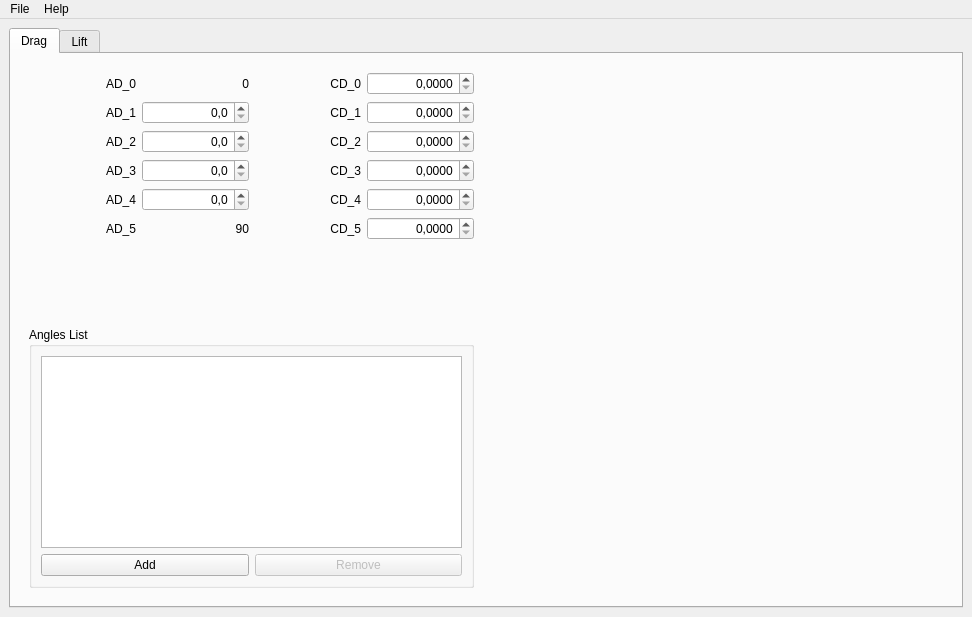
<?xml version="1.0" encoding="UTF-8"?>
<ui version="4.0">
 <class>MainWindow</class>
 <widget class="QMainWindow" name="MainWindow">
  <property name="geometry">
   <rect>
    <x>0</x>
    <y>0</y>
    <width>972</width>
    <height>617</height>
   </rect>
  </property>
  <property name="windowTitle">
   <string>MC-Aero</string>
  </property>
  <property name="windowIcon">
   <iconset resource="../mc-aero.qrc">
    <normaloff>:/gui/images/icon.svg</normaloff>:/gui/images/icon.svg</iconset>
  </property>
  <property name="locale">
   <locale language="Polish" country="Poland"/>
  </property>
  <property name="dockOptions">
   <set>QMainWindow::AllowNestedDocks|QMainWindow::AllowTabbedDocks|QMainWindow::AnimatedDocks</set>
  </property>
  <widget class="QWidget" name="centralwidget">
   <layout class="QGridLayout" name="gridLayout">
    <item row="0" column="0">
     <widget class="QTabWidget" name="tabWidget">
      <property name="currentIndex">
       <number>0</number>
      </property>
      <widget class="QWidget" name="tabDrag">
       <attribute name="title">
        <string>Drag</string>
       </attribute>
       <layout class="QGridLayout" name="gridLayout_2">
        <item row="0" column="0">
         <widget class="QWidget" name="widgetDrag" native="true">
          <layout class="QGridLayout" name="gridLayout_4">
           <item row="2" column="2">
            <widget class="QLabel" name="labelCD_1">
             <property name="text">
              <string>CD_1</string>
             </property>
             <property name="alignment">
              <set>Qt::AlignRight|Qt::AlignTrailing|Qt::AlignVCenter</set>
             </property>
             <property name="buddy">
              <cstring>spinBoxCD_1</cstring>
             </property>
            </widget>
           </item>
           <item row="6" column="3">
            <widget class="QDoubleSpinBox" name="spinBoxCD_5">
             <property name="alignment">
              <set>Qt::AlignRight|Qt::AlignTrailing|Qt::AlignVCenter</set>
             </property>
             <property name="decimals">
              <number>4</number>
             </property>
            </widget>
           </item>
           <item row="2" column="0">
            <widget class="QLabel" name="labelAD_1">
             <property name="text">
              <string>AD_1</string>
             </property>
             <property name="alignment">
              <set>Qt::AlignRight|Qt::AlignTrailing|Qt::AlignVCenter</set>
             </property>
             <property name="buddy">
              <cstring>spinBoxAD_1</cstring>
             </property>
            </widget>
           </item>
           <item row="5" column="0">
            <widget class="QLabel" name="labelAD_4">
             <property name="text">
              <string>AD_4</string>
             </property>
             <property name="alignment">
              <set>Qt::AlignRight|Qt::AlignTrailing|Qt::AlignVCenter</set>
             </property>
             <property name="buddy">
              <cstring>spinBoxAD_4</cstring>
             </property>
            </widget>
           </item>
           <item row="3" column="1">
            <widget class="QDoubleSpinBox" name="spinBoxAD_2">
             <property name="alignment">
              <set>Qt::AlignRight|Qt::AlignTrailing|Qt::AlignVCenter</set>
             </property>
             <property name="decimals">
              <number>1</number>
             </property>
             <property name="maximum">
              <double>90.000000000000000</double>
             </property>
            </widget>
           </item>
           <item row="3" column="3">
            <widget class="QDoubleSpinBox" name="spinBoxCD_2">
             <property name="alignment">
              <set>Qt::AlignRight|Qt::AlignTrailing|Qt::AlignVCenter</set>
             </property>
             <property name="decimals">
              <number>4</number>
             </property>
            </widget>
           </item>
           <item row="5" column="3">
            <widget class="QDoubleSpinBox" name="spinBoxCD_4">
             <property name="alignment">
              <set>Qt::AlignRight|Qt::AlignTrailing|Qt::AlignVCenter</set>
             </property>
             <property name="decimals">
              <number>4</number>
             </property>
            </widget>
           </item>
           <item row="5" column="1">
            <widget class="QDoubleSpinBox" name="spinBoxAD_4">
             <property name="alignment">
              <set>Qt::AlignRight|Qt::AlignTrailing|Qt::AlignVCenter</set>
             </property>
             <property name="decimals">
              <number>1</number>
             </property>
             <property name="maximum">
              <double>90.000000000000000</double>
             </property>
            </widget>
           </item>
           <item row="4" column="2">
            <widget class="QLabel" name="labelCD_3">
             <property name="text">
              <string>CD_3</string>
             </property>
             <property name="alignment">
              <set>Qt::AlignRight|Qt::AlignTrailing|Qt::AlignVCenter</set>
             </property>
             <property name="buddy">
              <cstring>spinBoxCD_3</cstring>
             </property>
            </widget>
           </item>
           <item row="4" column="0">
            <widget class="QLabel" name="labelAD_3">
             <property name="text">
              <string>AD_3</string>
             </property>
             <property name="alignment">
              <set>Qt::AlignRight|Qt::AlignTrailing|Qt::AlignVCenter</set>
             </property>
             <property name="buddy">
              <cstring>spinBoxAD_3</cstring>
             </property>
            </widget>
           </item>
           <item row="3" column="0">
            <widget class="QLabel" name="labelAD_2">
             <property name="text">
              <string>AD_2</string>
             </property>
             <property name="alignment">
              <set>Qt::AlignRight|Qt::AlignTrailing|Qt::AlignVCenter</set>
             </property>
             <property name="buddy">
              <cstring>spinBoxAD_2</cstring>
             </property>
            </widget>
           </item>
           <item row="2" column="1">
            <widget class="QDoubleSpinBox" name="spinBoxAD_1">
             <property name="alignment">
              <set>Qt::AlignRight|Qt::AlignTrailing|Qt::AlignVCenter</set>
             </property>
             <property name="decimals">
              <number>1</number>
             </property>
             <property name="maximum">
              <double>90.000000000000000</double>
             </property>
            </widget>
           </item>
           <item row="8" column="0" colspan="4">
            <widget class="QGroupBox" name="groupBoxDragAngles">
             <property name="title">
              <string>Angles List</string>
             </property>
             <layout class="QGridLayout" name="gridLayout_5">
              <item row="2" column="0" colspan="2">
               <widget class="QListWidget" name="listDragAngles"/>
              </item>
              <item row="3" column="0">
               <widget class="QPushButton" name="pushButtonDragAdd">
                <property name="text">
                 <string>Add</string>
                </property>
               </widget>
              </item>
              <item row="3" column="1">
               <widget class="QPushButton" name="pushButtonDragDel">
                <property name="enabled">
                 <bool>false</bool>
                </property>
                <property name="text">
                 <string>Remove</string>
                </property>
               </widget>
              </item>
             </layout>
            </widget>
           </item>
           <item row="5" column="2">
            <widget class="QLabel" name="labelCD_4">
             <property name="text">
              <string>CD_4</string>
             </property>
             <property name="alignment">
              <set>Qt::AlignRight|Qt::AlignTrailing|Qt::AlignVCenter</set>
             </property>
             <property name="buddy">
              <cstring>spinBoxCD_4</cstring>
             </property>
            </widget>
           </item>
           <item row="3" column="2">
            <widget class="QLabel" name="labelCD_2">
             <property name="text">
              <string>CD_2</string>
             </property>
             <property name="alignment">
              <set>Qt::AlignRight|Qt::AlignTrailing|Qt::AlignVCenter</set>
             </property>
             <property name="buddy">
              <cstring>spinBoxCD_2</cstring>
             </property>
            </widget>
           </item>
           <item row="2" column="3">
            <widget class="QDoubleSpinBox" name="spinBoxCD_1">
             <property name="alignment">
              <set>Qt::AlignRight|Qt::AlignTrailing|Qt::AlignVCenter</set>
             </property>
             <property name="decimals">
              <number>4</number>
             </property>
            </widget>
           </item>
           <item row="1" column="2">
            <widget class="QLabel" name="labelCD_0">
             <property name="text">
              <string>CD_0</string>
             </property>
             <property name="alignment">
              <set>Qt::AlignRight|Qt::AlignTrailing|Qt::AlignVCenter</set>
             </property>
             <property name="buddy">
              <cstring>spinBoxCD_0</cstring>
             </property>
            </widget>
           </item>
           <item row="4" column="1">
            <widget class="QDoubleSpinBox" name="spinBoxAD_3">
             <property name="alignment">
              <set>Qt::AlignRight|Qt::AlignTrailing|Qt::AlignVCenter</set>
             </property>
             <property name="decimals">
              <number>1</number>
             </property>
             <property name="maximum">
              <double>90.000000000000000</double>
             </property>
            </widget>
           </item>
           <item row="6" column="2">
            <widget class="QLabel" name="labelCD_5">
             <property name="text">
              <string>CD_5</string>
             </property>
             <property name="alignment">
              <set>Qt::AlignRight|Qt::AlignTrailing|Qt::AlignVCenter</set>
             </property>
             <property name="buddy">
              <cstring>spinBoxCD_5</cstring>
             </property>
            </widget>
           </item>
           <item row="4" column="3">
            <widget class="QDoubleSpinBox" name="spinBoxCD_3">
             <property name="alignment">
              <set>Qt::AlignRight|Qt::AlignTrailing|Qt::AlignVCenter</set>
             </property>
             <property name="decimals">
              <number>4</number>
             </property>
            </widget>
           </item>
           <item row="1" column="3">
            <widget class="QDoubleSpinBox" name="spinBoxCD_0">
             <property name="alignment">
              <set>Qt::AlignRight|Qt::AlignTrailing|Qt::AlignVCenter</set>
             </property>
             <property name="decimals">
              <number>4</number>
             </property>
            </widget>
           </item>
           <item row="7" column="0" colspan="4">
            <spacer name="verticalSpacer_CD">
             <property name="orientation">
              <enum>Qt::Vertical</enum>
             </property>
             <property name="sizeHint" stdset="0">
              <size>
               <width>20</width>
               <height>1</height>
              </size>
             </property>
            </spacer>
           </item>
           <item row="1" column="1">
            <widget class="QLabel" name="labelValAD_0">
             <property name="text">
              <string>0</string>
             </property>
             <property name="alignment">
              <set>Qt::AlignRight|Qt::AlignTrailing|Qt::AlignVCenter</set>
             </property>
            </widget>
           </item>
           <item row="6" column="1">
            <widget class="QLabel" name="labelValAD_5">
             <property name="text">
              <string>90</string>
             </property>
             <property name="alignment">
              <set>Qt::AlignRight|Qt::AlignTrailing|Qt::AlignVCenter</set>
             </property>
            </widget>
           </item>
           <item row="1" column="0">
            <widget class="QLabel" name="labelAD_0">
             <property name="text">
              <string>AD_0</string>
             </property>
             <property name="alignment">
              <set>Qt::AlignRight|Qt::AlignTrailing|Qt::AlignVCenter</set>
             </property>
            </widget>
           </item>
           <item row="6" column="0">
            <widget class="QLabel" name="labelAD_5">
             <property name="text">
              <string>AD_5</string>
             </property>
             <property name="alignment">
              <set>Qt::AlignRight|Qt::AlignTrailing|Qt::AlignVCenter</set>
             </property>
            </widget>
           </item>
          </layout>
         </widget>
        </item>
        <item row="0" column="1">
         <widget class="QwtPlot" name="plotDrag">
          <property name="lineWidth">
           <number>0</number>
          </property>
         </widget>
        </item>
       </layout>
      </widget>
      <widget class="QWidget" name="tabLift">
       <attribute name="title">
        <string>Lift</string>
       </attribute>
       <layout class="QGridLayout" name="gridLayout_3">
        <item row="0" column="0">
         <widget class="QWidget" name="widgetLift" native="true">
          <layout class="QGridLayout" name="gridLayout_6">
           <item row="1" column="2">
            <widget class="QLabel" name="labelCL_0">
             <property name="enabled">
              <bool>false</bool>
             </property>
             <property name="text">
              <string>CL_0</string>
             </property>
             <property name="alignment">
              <set>Qt::AlignRight|Qt::AlignTrailing|Qt::AlignVCenter</set>
             </property>
             <property name="buddy">
              <cstring>spinBoxCL_0</cstring>
             </property>
            </widget>
           </item>
           <item row="3" column="3">
            <widget class="QDoubleSpinBox" name="spinBoxCL_1">
             <property name="alignment">
              <set>Qt::AlignRight|Qt::AlignTrailing|Qt::AlignVCenter</set>
             </property>
             <property name="decimals">
              <number>3</number>
             </property>
             <property name="minimum">
              <double>-99.989999999999995</double>
             </property>
            </widget>
           </item>
           <item row="2" column="1">
            <widget class="QDoubleSpinBox" name="spinBoxAL_S">
             <property name="alignment">
              <set>Qt::AlignRight|Qt::AlignTrailing|Qt::AlignVCenter</set>
             </property>
             <property name="decimals">
              <number>1</number>
             </property>
             <property name="maximum">
              <double>90.000000000000000</double>
             </property>
            </widget>
           </item>
           <item row="2" column="0">
            <widget class="QLabel" name="labelAL_S">
             <property name="text">
              <string>AL_S</string>
             </property>
             <property name="alignment">
              <set>Qt::AlignRight|Qt::AlignTrailing|Qt::AlignVCenter</set>
             </property>
             <property name="buddy">
              <cstring>spinBoxAL_S</cstring>
             </property>
            </widget>
           </item>
           <item row="3" column="0">
            <widget class="QLabel" name="labelAL_1">
             <property name="text">
              <string>AL_1</string>
             </property>
             <property name="alignment">
              <set>Qt::AlignRight|Qt::AlignTrailing|Qt::AlignVCenter</set>
             </property>
             <property name="buddy">
              <cstring>spinBoxAL_1</cstring>
             </property>
            </widget>
           </item>
           <item row="2" column="3">
            <widget class="QDoubleSpinBox" name="spinBoxCL_S">
             <property name="alignment">
              <set>Qt::AlignRight|Qt::AlignTrailing|Qt::AlignVCenter</set>
             </property>
             <property name="decimals">
              <number>3</number>
             </property>
             <property name="minimum">
              <double>-99.989999999999995</double>
             </property>
            </widget>
           </item>
           <item row="4" column="2">
            <widget class="QLabel" name="labelCL_2">
             <property name="text">
              <string>CL_2</string>
             </property>
             <property name="alignment">
              <set>Qt::AlignRight|Qt::AlignTrailing|Qt::AlignVCenter</set>
             </property>
             <property name="buddy">
              <cstring>spinBoxCL_2</cstring>
             </property>
            </widget>
           </item>
           <item row="3" column="2">
            <widget class="QLabel" name="labelCL_1">
             <property name="text">
              <string>CL_1</string>
             </property>
             <property name="alignment">
              <set>Qt::AlignRight|Qt::AlignTrailing|Qt::AlignVCenter</set>
             </property>
             <property name="buddy">
              <cstring>spinBoxCL_1</cstring>
             </property>
            </widget>
           </item>
           <item row="4" column="1">
            <widget class="QDoubleSpinBox" name="spinBoxAL_2">
             <property name="alignment">
              <set>Qt::AlignRight|Qt::AlignTrailing|Qt::AlignVCenter</set>
             </property>
             <property name="decimals">
              <number>1</number>
             </property>
             <property name="maximum">
              <double>90.000000000000000</double>
             </property>
            </widget>
           </item>
           <item row="6" column="0" colspan="4">
            <widget class="QGroupBox" name="groupBoxLiftAngles">
             <property name="title">
              <string>Angles List</string>
             </property>
             <layout class="QGridLayout" name="gridLayout_7">
              <item row="1" column="0">
               <widget class="QPushButton" name="pushButtonLiftAdd">
                <property name="text">
                 <string>Add</string>
                </property>
               </widget>
              </item>
              <item row="1" column="1">
               <widget class="QPushButton" name="pushButtonLiftDel">
                <property name="enabled">
                 <bool>false</bool>
                </property>
                <property name="text">
                 <string>Remove</string>
                </property>
               </widget>
              </item>
              <item row="0" column="0" colspan="2">
               <widget class="QListWidget" name="listLiftAngles"/>
              </item>
             </layout>
            </widget>
           </item>
           <item row="3" column="1">
            <widget class="QDoubleSpinBox" name="spinBoxAL_1">
             <property name="alignment">
              <set>Qt::AlignRight|Qt::AlignTrailing|Qt::AlignVCenter</set>
             </property>
             <property name="decimals">
              <number>1</number>
             </property>
             <property name="maximum">
              <double>90.000000000000000</double>
             </property>
            </widget>
           </item>
           <item row="2" column="2">
            <widget class="QLabel" name="labelCL_S">
             <property name="text">
              <string>CL_S</string>
             </property>
             <property name="alignment">
              <set>Qt::AlignRight|Qt::AlignTrailing|Qt::AlignVCenter</set>
             </property>
             <property name="buddy">
              <cstring>spinBoxCL_S</cstring>
             </property>
            </widget>
           </item>
           <item row="4" column="0">
            <widget class="QLabel" name="labelAL_2">
             <property name="text">
              <string>AL_2</string>
             </property>
             <property name="alignment">
              <set>Qt::AlignRight|Qt::AlignTrailing|Qt::AlignVCenter</set>
             </property>
             <property name="buddy">
              <cstring>spinBoxAL_2</cstring>
             </property>
            </widget>
           </item>
           <item row="1" column="3">
            <widget class="QDoubleSpinBox" name="spinBoxCL_0">
             <property name="enabled">
              <bool>false</bool>
             </property>
             <property name="alignment">
              <set>Qt::AlignRight|Qt::AlignTrailing|Qt::AlignVCenter</set>
             </property>
             <property name="decimals">
              <number>3</number>
             </property>
             <property name="minimum">
              <double>-99.989999999999995</double>
             </property>
            </widget>
           </item>
           <item row="4" column="3">
            <widget class="QDoubleSpinBox" name="spinBoxCL_2">
             <property name="alignment">
              <set>Qt::AlignRight|Qt::AlignTrailing|Qt::AlignVCenter</set>
             </property>
             <property name="decimals">
              <number>3</number>
             </property>
             <property name="minimum">
              <double>-99.989999999999995</double>
             </property>
            </widget>
           </item>
           <item row="5" column="0" colspan="4">
            <spacer name="verticalSpacer_CL">
             <property name="orientation">
              <enum>Qt::Vertical</enum>
             </property>
             <property name="sizeHint" stdset="0">
              <size>
               <width>20</width>
               <height>1</height>
              </size>
             </property>
            </spacer>
           </item>
          </layout>
         </widget>
        </item>
        <item row="0" column="1">
         <widget class="QwtPlot" name="plotLift">
          <property name="frameShape">
           <enum>QFrame::NoFrame</enum>
          </property>
          <property name="frameShadow">
           <enum>QFrame::Plain</enum>
          </property>
          <property name="lineWidth">
           <number>0</number>
          </property>
         </widget>
        </item>
       </layout>
      </widget>
     </widget>
    </item>
   </layout>
  </widget>
  <widget class="QMenuBar" name="menuBar">
   <property name="geometry">
    <rect>
     <x>0</x>
     <y>0</y>
     <width>972</width>
     <height>23</height>
    </rect>
   </property>
   <widget class="QMenu" name="menuFile">
    <property name="title">
     <string>File</string>
    </property>
    <widget class="QMenu" name="menuRecentFiles">
     <property name="title">
      <string>Recent files</string>
     </property>
    </widget>
    <addaction name="actionNew"/>
    <addaction name="actionOpen"/>
    <addaction name="menuRecentFiles"/>
    <addaction name="actionClearRecent"/>
    <addaction name="actionSave"/>
    <addaction name="actionSaveAs"/>
    <addaction name="actionExport"/>
    <addaction name="separator"/>
    <addaction name="actionExit"/>
   </widget>
   <widget class="QMenu" name="menuHelp">
    <property name="title">
     <string>Help</string>
    </property>
    <addaction name="actionAbout"/>
    <addaction name="actionShowNASATM102267"/>
   </widget>
   <addaction name="menuFile"/>
   <addaction name="menuHelp"/>
  </widget>
  <action name="actionNew">
   <property name="text">
    <string>New</string>
   </property>
  </action>
  <action name="actionOpen">
   <property name="text">
    <string>Open</string>
   </property>
  </action>
  <action name="actionClearRecent">
   <property name="text">
    <string>Clear recent</string>
   </property>
  </action>
  <action name="actionSave">
   <property name="text">
    <string>Save (Ctrl+S)</string>
   </property>
  </action>
  <action name="actionSaveAs">
   <property name="text">
    <string>Save as...</string>
   </property>
  </action>
  <action name="actionExport">
   <property name="text">
    <string>Export as.. (Ctrl+E)</string>
   </property>
  </action>
  <action name="actionExit">
   <property name="text">
    <string>Exit</string>
   </property>
  </action>
  <action name="actionShowNASATM102267">
   <property name="text">
    <string>Show NASA-TM-102267</string>
   </property>
  </action>
  <action name="actionAbout">
   <property name="text">
    <string>About</string>
   </property>
  </action>
 </widget>
 <customwidgets>
  <customwidget>
   <class>QwtPlot</class>
   <extends>QFrame</extends>
   <header>qwt_plot.h</header>
   <container>1</container>
  </customwidget>
 </customwidgets>
 <tabstops>
  <tabstop>tabWidget</tabstop>
  <tabstop>spinBoxCD_0</tabstop>
  <tabstop>spinBoxAD_1</tabstop>
  <tabstop>spinBoxCD_1</tabstop>
  <tabstop>spinBoxAD_2</tabstop>
  <tabstop>spinBoxCD_2</tabstop>
  <tabstop>spinBoxAD_3</tabstop>
  <tabstop>spinBoxCD_3</tabstop>
  <tabstop>spinBoxAD_4</tabstop>
  <tabstop>spinBoxCD_4</tabstop>
  <tabstop>spinBoxCD_5</tabstop>
  <tabstop>listDragAngles</tabstop>
  <tabstop>pushButtonDragAdd</tabstop>
  <tabstop>pushButtonDragDel</tabstop>
  <tabstop>spinBoxCL_0</tabstop>
  <tabstop>spinBoxAL_S</tabstop>
  <tabstop>spinBoxCL_S</tabstop>
  <tabstop>spinBoxAL_1</tabstop>
  <tabstop>spinBoxCL_1</tabstop>
  <tabstop>spinBoxAL_2</tabstop>
  <tabstop>spinBoxCL_2</tabstop>
  <tabstop>listLiftAngles</tabstop>
  <tabstop>pushButtonLiftAdd</tabstop>
  <tabstop>pushButtonLiftDel</tabstop>
 </tabstops>
 <resources>
  <include location="../mc-aero.qrc"/>
 </resources>
 <connections/>
</ui>
